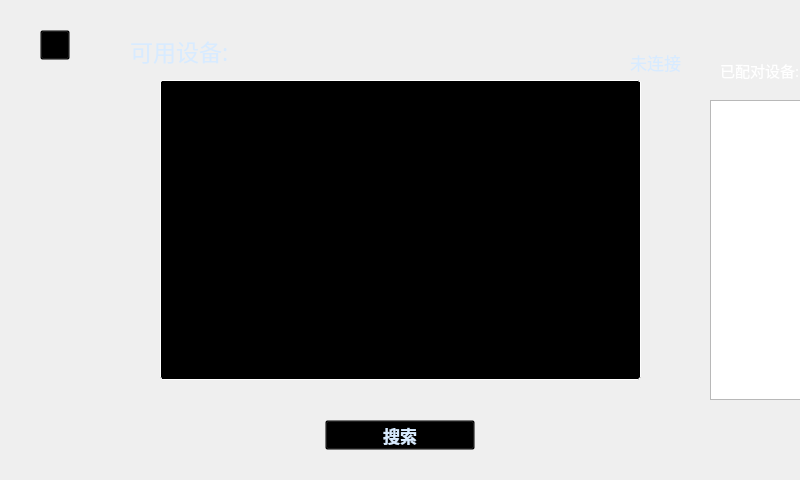
<?xml version="1.0" encoding="UTF-8"?>
<ui version="4.0">
 <class>hp_dialog_bluetooth</class>
 <widget class="QWidget" name="hp_dialog_bluetooth">
  <property name="geometry">
   <rect>
    <x>0</x>
    <y>0</y>
    <width>800</width>
    <height>480</height>
   </rect>
  </property>
  <property name="windowTitle">
   <string>Form</string>
  </property>
  <widget class="QFrame" name="frame">
   <property name="geometry">
    <rect>
     <x>0</x>
     <y>0</y>
     <width>800</width>
     <height>480</height>
    </rect>
   </property>
   <property name="styleSheet">
    <string notr="true">QFrame{
background-image: url(:/res/background_1.jpg);

}</string>
   </property>
   <property name="frameShape">
    <enum>QFrame::NoFrame</enum>
   </property>
   <property name="frameShadow">
    <enum>QFrame::Plain</enum>
   </property>
   <widget class="QListWidget" name="listWidget_availableDevice">
    <property name="geometry">
     <rect>
      <x>160</x>
      <y>80</y>
      <width>481</width>
      <height>300</height>
     </rect>
    </property>
    <property name="font">
     <font>
      <pointsize>18</pointsize>
     </font>
    </property>
    <property name="focusPolicy">
     <enum>Qt::NoFocus</enum>
    </property>
    <property name="styleSheet">
     <string notr="true">

QListWidget{
background:transparent;
border:1px solid white;
}

QAbstractItemView {
	background-color:#000000;
	color:#ffffff;
	border:1px solid rgb(255,255,255);
border-radius:3px;
}
QAbstractItemView::item:selected {
	color: #ffffff;
	background-color: rgb(0, 221, 253);
}

QScrollBar:vertical{    
width:3px;/*整个滑动条的宽度*/
background:rgb(45, 48, 51);
border:none;
margin:3px 0px 3px 0px;/*上下两个小方块的长宽 也控制滑动条宽度*/
}

QScrollBar::handle:vertical{
background:rgb(0, 221, 253);/*中间滑块的颜色*/
border:none;
border-radius:3px;
}

QScrollBar::add-line:vertical {
width: 3px;
background:rgb(22, 24, 26);
border:none;
subcontrol-position:right;
subcontrol-origin:margin;
}
QScrollBar::sub-line:vertical {
border:none;
background:rgb(22, 24, 26);
width: 3px;
subcontrol-origin:margin;
subcontrol-position:left;
}
QScrollBar::top-arrow:vertical{
subcontrol-origin: margin;
height:3px;
width:3px;
border:0px solid rgb(45, 48, 51);
background:rgb(45, 48, 51);
}
QScrollBar::bottom-arrow:vertical{
subcontrol-origin: margin;
height:3px;
width:3px;
border:0px solid rgb(45, 48, 51);
background:rgb(45, 48, 51);
}
QScrollBar::sub-page:vertical{
background:black;
}
QScrollBar::add-page:vertical
{
background:black;
}</string>
    </property>
    <property name="currentRow">
     <number>-1</number>
    </property>
   </widget>
   <widget class="QLabel" name="label_availableDevice">
    <property name="geometry">
     <rect>
      <x>130</x>
      <y>30</y>
      <width>180</width>
      <height>41</height>
     </rect>
    </property>
    <property name="font">
     <font>
      <family>微软雅黑</family>
      <pointsize>17</pointsize>
      <weight>50</weight>
      <bold>false</bold>
     </font>
    </property>
    <property name="styleSheet">
     <string notr="true">color:rgb(216, 235, 255);background:transparent;</string>
    </property>
    <property name="text">
     <string>可用设备:</string>
    </property>
    <property name="alignment">
     <set>Qt::AlignLeading|Qt::AlignLeft|Qt::AlignVCenter</set>
    </property>
   </widget>
   <widget class="QLabel" name="label_pariedDevice">
    <property name="geometry">
     <rect>
      <x>720</x>
      <y>50</y>
      <width>180</width>
      <height>41</height>
     </rect>
    </property>
    <property name="font">
     <font>
      <family>微软雅黑</family>
      <pointsize>11</pointsize>
      <weight>50</weight>
      <bold>false</bold>
     </font>
    </property>
    <property name="styleSheet">
     <string notr="true">color:white;background:transparent;</string>
    </property>
    <property name="text">
     <string>已配对设备:</string>
    </property>
    <property name="alignment">
     <set>Qt::AlignLeading|Qt::AlignLeft|Qt::AlignVCenter</set>
    </property>
   </widget>
   <widget class="QToolButton" name="toolButton_search">
    <property name="geometry">
     <rect>
      <x>325</x>
      <y>420</y>
      <width>150</width>
      <height>30</height>
     </rect>
    </property>
    <property name="font">
     <font>
      <family>微软雅黑</family>
      <pointsize>13</pointsize>
      <weight>75</weight>
      <bold>true</bold>
     </font>
    </property>
    <property name="styleSheet">
     <string notr="true">
QToolButton{
background:transparent;
border-image: url(:/res/label_Background_n.png);
color:rgb(216, 235, 255);
}

QToolButton::pressed{
background:transparent;
border-image: url(:/res/label_Background_s.png);color:white;
}
</string>
    </property>
    <property name="text">
     <string>搜索</string>
    </property>
   </widget>
   <widget class="QToolButton" name="toolButton_disconnect">
    <property name="geometry">
     <rect>
      <x>870</x>
      <y>420</y>
      <width>150</width>
      <height>30</height>
     </rect>
    </property>
    <property name="font">
     <font>
      <family>微软雅黑</family>
      <pointsize>13</pointsize>
      <weight>75</weight>
      <bold>true</bold>
     </font>
    </property>
    <property name="styleSheet">
     <string notr="true">QToolButton{
background:transparent;
border-image: url(:/res/label_Background_n.png);
color:rgb(216, 235, 255);
}

QToolButton::pressed{
background:transparent;
border-image: url(:/res/label_Background_s.png);
color:white;
}
</string>
    </property>
    <property name="text">
     <string>断开</string>
    </property>
   </widget>
   <widget class="QToolButton" name="toolButton_close">
    <property name="geometry">
     <rect>
      <x>40</x>
      <y>30</y>
      <width>30</width>
      <height>30</height>
     </rect>
    </property>
    <property name="styleSheet">
     <string notr="true">
QToolButton{background:transparent;
border-image: url(:/res/returnBig_n.png);
}

QToolButton::pressed{background:transparent;
border-image: url(:/res/returnBig_s.png);
}

QToolButton::disabled{background:transparent;
border-image: url(:/res/returnBig_d.png);
}
</string>
    </property>
    <property name="text">
     <string/>
    </property>
   </widget>
   <widget class="QListWidget" name="listWidget_pairedDevice">
    <property name="geometry">
     <rect>
      <x>710</x>
      <y>100</y>
      <width>350</width>
      <height>300</height>
     </rect>
    </property>
    <property name="font">
     <font>
      <pointsize>15</pointsize>
     </font>
    </property>
    <property name="focusPolicy">
     <enum>Qt::NoFocus</enum>
    </property>
    <property name="styleSheet">
     <string notr="true">background:transparent;
QAbstractItemView {
	background-color:#000000;
	color:#ffffff;
	border:1px solid #ffffff;
border-radius:3px;
}
QAbstractItemView::item:selected {
	color: #ffffff;
	background-color: #000000;
}

QScrollBar:vertical{    
width:15px;/*整个滑动条的宽度*/
background:rgb(45, 48, 51);
border:none;
margin:15px 0px 15px 0px;/*上下两个小方块的长宽 也控制滑动条宽度*/
}

QScrollBar::handle:vertical{
background:rgb(45, 48, 51);/*中间滑块的颜色*/
border:none;
border-radius:0px;
}

QScrollBar::add-line:vertical {
width: 20px;
background:rgb(22, 24, 26);
border:none;
subcontrol-position:right;
subcontrol-origin:margin;
}
QScrollBar::sub-line:vertical {
border:none;
background:rgb(22, 24, 26);
width: 20px;
subcontrol-origin:margin;
subcontrol-position:left;
}
QScrollBar::top-arrow:vertical{
subcontrol-origin: margin;
height:15px;
width:15px;
border:0px solid rgb(45, 48, 51);
background:rgb(45, 48, 51);
}
QScrollBar::bottom-arrow:vertical{
subcontrol-origin: margin;
height:15px;
width:15px;
border:0px solid rgb(45, 48, 51);
background:rgb(45, 48, 51);
}
QScrollBar::sub-page:vertical{
background:grey;
}
QScrollBar::add-page:vertical
{
background:grey;
}/*
*/</string>
    </property>
   </widget>
   <widget class="QLabel" name="label_bleStatus">
    <property name="geometry">
     <rect>
      <x>290</x>
      <y>50</y>
      <width>391</width>
      <height>24</height>
     </rect>
    </property>
    <property name="font">
     <font>
      <family>微软雅黑</family>
      <pointsize>13</pointsize>
      <weight>50</weight>
      <bold>false</bold>
     </font>
    </property>
    <property name="styleSheet">
     <string notr="true">color:rgb(216, 235, 255);boder:none;background:transparent;</string>
    </property>
    <property name="text">
     <string>未连接</string>
    </property>
    <property name="alignment">
     <set>Qt::AlignRight|Qt::AlignTrailing|Qt::AlignVCenter</set>
    </property>
   </widget>
   <widget class="QLabel" name="label_bleSearchStatus">
    <property name="geometry">
     <rect>
      <x>20</x>
      <y>390</y>
      <width>611</width>
      <height>24</height>
     </rect>
    </property>
    <property name="font">
     <font>
      <family>微软雅黑</family>
      <pointsize>13</pointsize>
      <weight>50</weight>
      <bold>false</bold>
     </font>
    </property>
    <property name="styleSheet">
     <string notr="true">color:white;background:transparent;border:transparent;</string>
    </property>
    <property name="text">
     <string/>
    </property>
    <property name="alignment">
     <set>Qt::AlignRight|Qt::AlignTrailing|Qt::AlignVCenter</set>
    </property>
   </widget>
   <zorder>listWidget_availableDevice</zorder>
   <zorder>label_availableDevice</zorder>
   <zorder>label_pariedDevice</zorder>
   <zorder>toolButton_close</zorder>
   <zorder>listWidget_pairedDevice</zorder>
   <zorder>label_bleStatus</zorder>
   <zorder>toolButton_search</zorder>
   <zorder>toolButton_disconnect</zorder>
   <zorder>label_bleSearchStatus</zorder>
  </widget>
 </widget>
 <resources/>
 <connections/>
</ui>
